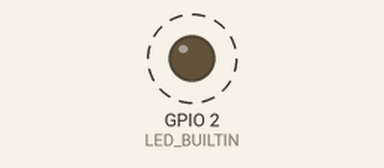
Bench run of a program on a simulated ESP32. Parts: output pins drawn as LEDs (lit = HIGH). Dashed ring = blinking.

Above: at 0.6 s.
Timing chart, 0 to 3.0 s (numbered marks = the images above):
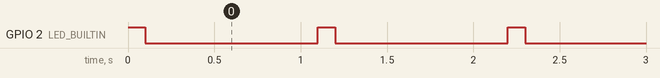

The program:

main.cpp
```cpp
#include <Arduino.h>

// this pin is internally connected to the on-board LED on the ESP32, so we can use it to test our code
#define LED_BUILTIN 2

/**
 * @brief runs once at startup
 *
 */
void setup() {
  // configure the pin for the built-in LED as an output pin
  pinMode(LED_BUILTIN, OUTPUT);
}

/**
 * @brief runs repeatedly as long as the board is powered
 *
 */
void loop() {
  // turn the LED on (HIGH is the voltage level)
  digitalWrite(LED_BUILTIN, HIGH);
  // wait for a second
  delay(100);
  // turn the LED off by making the voltage LOW
  digitalWrite(LED_BUILTIN, LOW);
  // wait for a second
  delay(1000);
}
```

Measured:
- by itself, GPIO 2 (LED_BUILTIN): alternates HIGH for 0.10 s and LOW for 1.0 s
